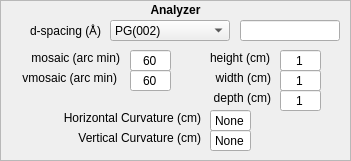
   <widget class="QFrame" name="ana_frame">
    <property name="geometry">
     <rect>
      <x>10</x>
      <y>460</y>
      <width>351</width>
      <height>161</height>
     </rect>
    </property>
    <property name="sizePolicy">
     <sizepolicy hsizetype="Expanding" vsizetype="Expanding">
      <horstretch>0</horstretch>
      <verstretch>0</verstretch>
     </sizepolicy>
    </property>
    <property name="minimumSize">
     <size>
      <width>351</width>
      <height>161</height>
     </size>
    </property>
    <property name="frameShape">
     <enum>QFrame::StyledPanel</enum>
    </property>
    <property name="frameShadow">
     <enum>QFrame::Raised</enum>
    </property>
    <widget class="QLabel" name="ana_label">
     <property name="geometry">
      <rect>
       <x>0</x>
       <y>0</y>
       <width>351</width>
       <height>20</height>
      </rect>
     </property>
     <property name="sizePolicy">
      <sizepolicy hsizetype="Fixed" vsizetype="Fixed">
       <horstretch>0</horstretch>
       <verstretch>0</verstretch>
      </sizepolicy>
     </property>
     <property name="minimumSize">
      <size>
       <width>351</width>
       <height>20</height>
      </size>
     </property>
     <property name="text">
      <string>&lt;html&gt;&lt;head/&gt;&lt;body&gt;&lt;p&gt;&lt;span style=&quot; font-weight:600;&quot;&gt;Analyzer&lt;/span&gt;&lt;/p&gt;&lt;/body&gt;&lt;/html&gt;</string>
     </property>
     <property name="alignment">
      <set>Qt::AlignCenter</set>
     </property>
    </widget>
    <widget class="QLabel" name="ana_select_label">
     <property name="geometry">
      <rect>
       <x>0</x>
       <y>20</y>
       <width>101</width>
       <height>20</height>
      </rect>
     </property>
     <property name="sizePolicy">
      <sizepolicy hsizetype="Fixed" vsizetype="Fixed">
       <horstretch>0</horstretch>
       <verstretch>0</verstretch>
      </sizepolicy>
     </property>
     <property name="minimumSize">
      <size>
       <width>101</width>
       <height>20</height>
      </size>
     </property>
     <property name="text">
      <string>d-spacing (Å)</string>
     </property>
     <property name="alignment">
      <set>Qt::AlignRight|Qt::AlignTrailing|Qt::AlignVCenter</set>
     </property>
    </widget>
    <widget class="QComboBox" name="ana_select_dropdown">
     <property name="geometry">
      <rect>
       <x>110</x>
       <y>20</y>
       <width>120</width>
       <height>21</height>
      </rect>
     </property>
     <property name="minimumSize">
      <size>
       <width>120</width>
       <height>21</height>
      </size>
     </property>
     <property name="maximumSize">
      <size>
       <width>120</width>
       <height>21</height>
      </size>
     </property>
     <item>
      <property name="text">
       <string>PG(002)</string>
      </property>
     </item>
     <item>
      <property name="text">
       <string>PG(004)</string>
      </property>
     </item>
     <item>
      <property name="text">
       <string>PG(110)</string>
      </property>
     </item>
     <item>
      <property name="text">
       <string>Ge(111)</string>
      </property>
     </item>
     <item>
      <property name="text">
       <string>Ge(220)</string>
      </property>
     </item>
     <item>
      <property name="text">
       <string>Ge(311)</string>
      </property>
     </item>
     <item>
      <property name="text">
       <string>Be(002)</string>
      </property>
     </item>
     <item>
      <property name="text">
       <string>Cu2MnAl(111)</string>
      </property>
     </item>
     <item>
      <property name="text">
       <string>Co0.92Fe0.08</string>
      </property>
     </item>
     <item>
      <property name="text">
       <string>Ge(511)</string>
      </property>
     </item>
     <item>
      <property name="text">
       <string>Ge(533)</string>
      </property>
     </item>
     <item>
      <property name="text">
       <string>Si(111)</string>
      </property>
     </item>
     <item>
      <property name="text">
       <string>Cu(111)</string>
      </property>
     </item>
     <item>
      <property name="text">
       <string>Cu(002)</string>
      </property>
     </item>
     <item>
      <property name="text">
       <string>Cu(220)</string>
      </property>
     </item>
     <item>
      <property name="text">
       <string>Custom</string>
      </property>
     </item>
    </widget>
    <widget class="QLineEdit" name="ana_select_input">
     <property name="geometry">
      <rect>
       <x>240</x>
       <y>20</y>
       <width>100</width>
       <height>21</height>
      </rect>
     </property>
     <property name="minimumSize">
      <size>
       <width>100</width>
       <height>21</height>
      </size>
     </property>
     <property name="maximumSize">
      <size>
       <width>100</width>
       <height>21</height>
      </size>
     </property>
     <property name="alignment">
      <set>Qt::AlignCenter</set>
     </property>
    </widget>
    <widget class="QLineEdit" name="ana_depth_input">
     <property name="geometry">
      <rect>
       <x>280</x>
       <y>90</y>
       <width>41</width>
       <height>21</height>
      </rect>
     </property>
     <property name="minimumSize">
      <size>
       <width>41</width>
       <height>21</height>
      </size>
     </property>
     <property name="maximumSize">
      <size>
       <width>41</width>
       <height>21</height>
      </size>
     </property>
     <property name="text">
      <string>1</string>
     </property>
     <property name="alignment">
      <set>Qt::AlignCenter</set>
     </property>
    </widget>
    <widget class="QLabel" name="ana_vcurve_label">
     <property name="geometry">
      <rect>
       <x>60</x>
       <y>130</y>
       <width>141</width>
       <height>16</height>
      </rect>
     </property>
     <property name="minimumSize">
      <size>
       <width>141</width>
       <height>16</height>
      </size>
     </property>
     <property name="text">
      <string>Vertical Curvature (cm)</string>
     </property>
     <property name="alignment">
      <set>Qt::AlignRight|Qt::AlignTrailing|Qt::AlignVCenter</set>
     </property>
    </widget>
    <widget class="QLineEdit" name="ana_vmosaic_input">
     <property name="geometry">
      <rect>
       <x>130</x>
       <y>70</y>
       <width>41</width>
       <height>21</height>
      </rect>
     </property>
     <property name="minimumSize">
      <size>
       <width>41</width>
       <height>21</height>
      </size>
     </property>
     <property name="maximumSize">
      <size>
       <width>41</width>
       <height>21</height>
      </size>
     </property>
     <property name="text">
      <string>60</string>
     </property>
     <property name="alignment">
      <set>Qt::AlignCenter</set>
     </property>
    </widget>
    <widget class="QLabel" name="ana_mosaic_label">
     <property name="geometry">
      <rect>
       <x>20</x>
       <y>50</y>
       <width>100</width>
       <height>16</height>
      </rect>
     </property>
     <property name="sizePolicy">
      <sizepolicy hsizetype="Fixed" vsizetype="Fixed">
       <horstretch>0</horstretch>
       <verstretch>0</verstretch>
      </sizepolicy>
     </property>
     <property name="minimumSize">
      <size>
       <width>100</width>
       <height>16</height>
      </size>
     </property>
     <property name="text">
      <string>mosaic (arc min)</string>
     </property>
     <property name="alignment">
      <set>Qt::AlignRight|Qt::AlignTrailing|Qt::AlignVCenter</set>
     </property>
    </widget>
    <widget class="QLabel" name="ana_vmosaic_label">
     <property name="geometry">
      <rect>
       <x>10</x>
       <y>70</y>
       <width>107</width>
       <height>16</height>
      </rect>
     </property>
     <property name="sizePolicy">
      <sizepolicy hsizetype="Fixed" vsizetype="Fixed">
       <horstretch>0</horstretch>
       <verstretch>0</verstretch>
      </sizepolicy>
     </property>
     <property name="minimumSize">
      <size>
       <width>107</width>
       <height>16</height>
      </size>
     </property>
     <property name="text">
      <string>vmosaic (arc min)</string>
     </property>
     <property name="alignment">
      <set>Qt::AlignRight|Qt::AlignTrailing|Qt::AlignVCenter</set>
     </property>
    </widget>
    <widget class="QLabel" name="ana_hcurve_label">
     <property name="geometry">
      <rect>
       <x>40</x>
       <y>110</y>
       <width>161</width>
       <height>16</height>
      </rect>
     </property>
     <property name="minimumSize">
      <size>
       <width>161</width>
       <height>16</height>
      </size>
     </property>
     <property name="text">
      <string>Horizontal Curvature (cm)</string>
     </property>
     <property name="alignment">
      <set>Qt::AlignRight|Qt::AlignTrailing|Qt::AlignVCenter</set>
     </property>
    </widget>
    <widget class="QLineEdit" name="ana_width_input">
     <property name="geometry">
      <rect>
       <x>280</x>
       <y>70</y>
       <width>41</width>
       <height>21</height>
      </rect>
     </property>
     <property name="minimumSize">
      <size>
       <width>41</width>
       <height>21</height>
      </size>
     </property>
     <property name="maximumSize">
      <size>
       <width>41</width>
       <height>21</height>
      </size>
     </property>
     <property name="text">
      <string>1</string>
     </property>
     <property name="alignment">
      <set>Qt::AlignCenter</set>
     </property>
    </widget>
    <widget class="QLineEdit" name="ana_mosaic_input">
     <property name="geometry">
      <rect>
       <x>130</x>
       <y>50</y>
       <width>41</width>
       <height>21</height>
      </rect>
     </property>
     <property name="minimumSize">
      <size>
       <width>41</width>
       <height>21</height>
      </size>
     </property>
     <property name="maximumSize">
      <size>
       <width>41</width>
       <height>21</height>
      </size>
     </property>
     <property name="text">
      <string>60</string>
     </property>
     <property name="alignment">
      <set>Qt::AlignCenter</set>
     </property>
    </widget>
    <widget class="QLineEdit" name="ana_hcurve_input">
     <property name="geometry">
      <rect>
       <x>210</x>
       <y>110</y>
       <width>41</width>
       <height>21</height>
      </rect>
     </property>
     <property name="minimumSize">
      <size>
       <width>41</width>
       <height>21</height>
      </size>
     </property>
     <property name="maximumSize">
      <size>
       <width>41</width>
       <height>21</height>
      </size>
     </property>
     <property name="text">
      <string>None</string>
     </property>
     <property name="alignment">
      <set>Qt::AlignCenter</set>
     </property>
    </widget>
    <widget class="QLabel" name="ana_depth_label">
     <property name="geometry">
      <rect>
       <x>200</x>
       <y>90</y>
       <width>71</width>
       <height>16</height>
      </rect>
     </property>
     <property name="sizePolicy">
      <sizepolicy hsizetype="Fixed" vsizetype="Fixed">
       <horstretch>0</horstretch>
       <verstretch>0</verstretch>
      </sizepolicy>
     </property>
     <property name="minimumSize">
      <size>
       <width>71</width>
       <height>16</height>
      </size>
     </property>
     <property name="text">
      <string>depth (cm)</string>
     </property>
     <property name="alignment">
      <set>Qt::AlignRight|Qt::AlignTrailing|Qt::AlignVCenter</set>
     </property>
    </widget>
    <widget class="QLineEdit" name="ana_vcurve_input">
     <property name="geometry">
      <rect>
       <x>210</x>
       <y>130</y>
       <width>41</width>
       <height>21</height>
      </rect>
     </property>
     <property name="minimumSize">
      <size>
       <width>41</width>
       <height>21</height>
      </size>
     </property>
     <property name="maximumSize">
      <size>
       <width>41</width>
       <height>21</height>
      </size>
     </property>
     <property name="text">
      <string>None</string>
     </property>
     <property name="alignment">
      <set>Qt::AlignCenter</set>
     </property>
    </widget>
    <widget class="QLabel" name="ana_height_label">
     <property name="geometry">
      <rect>
       <x>200</x>
       <y>50</y>
       <width>70</width>
       <height>16</height>
      </rect>
     </property>
     <property name="sizePolicy">
      <sizepolicy hsizetype="Fixed" vsizetype="Fixed">
       <horstretch>0</horstretch>
       <verstretch>0</verstretch>
      </sizepolicy>
     </property>
     <property name="minimumSize">
      <size>
       <width>70</width>
       <height>16</height>
      </size>
     </property>
     <property name="text">
      <string>height (cm)</string>
     </property>
     <property name="alignment">
      <set>Qt::AlignRight|Qt::AlignTrailing|Qt::AlignVCenter</set>
     </property>
    </widget>
    <widget class="QLabel" name="ana_width_label">
     <property name="geometry">
      <rect>
       <x>200</x>
       <y>70</y>
       <width>71</width>
       <height>16</height>
      </rect>
     </property>
     <property name="sizePolicy">
      <sizepolicy hsizetype="Fixed" vsizetype="Fixed">
       <horstretch>0</horstretch>
       <verstretch>0</verstretch>
      </sizepolicy>
     </property>
     <property name="minimumSize">
      <size>
       <width>71</width>
       <height>16</height>
      </size>
     </property>
     <property name="text">
      <string>width (cm)</string>
     </property>
     <property name="alignment">
      <set>Qt::AlignRight|Qt::AlignTrailing|Qt::AlignVCenter</set>
     </property>
    </widget>
    <widget class="QLineEdit" name="ana_height_input">
     <property name="geometry">
      <rect>
       <x>280</x>
       <y>50</y>
       <width>41</width>
       <height>21</height>
      </rect>
     </property>
     <property name="minimumSize">
      <size>
       <width>41</width>
       <height>21</height>
      </size>
     </property>
     <property name="maximumSize">
      <size>
       <width>41</width>
       <height>21</height>
      </size>
     </property>
     <property name="text">
      <string>1</string>
     </property>
     <property name="alignment">
      <set>Qt::AlignCenter</set>
     </property>
    </widget>
   </widget>
